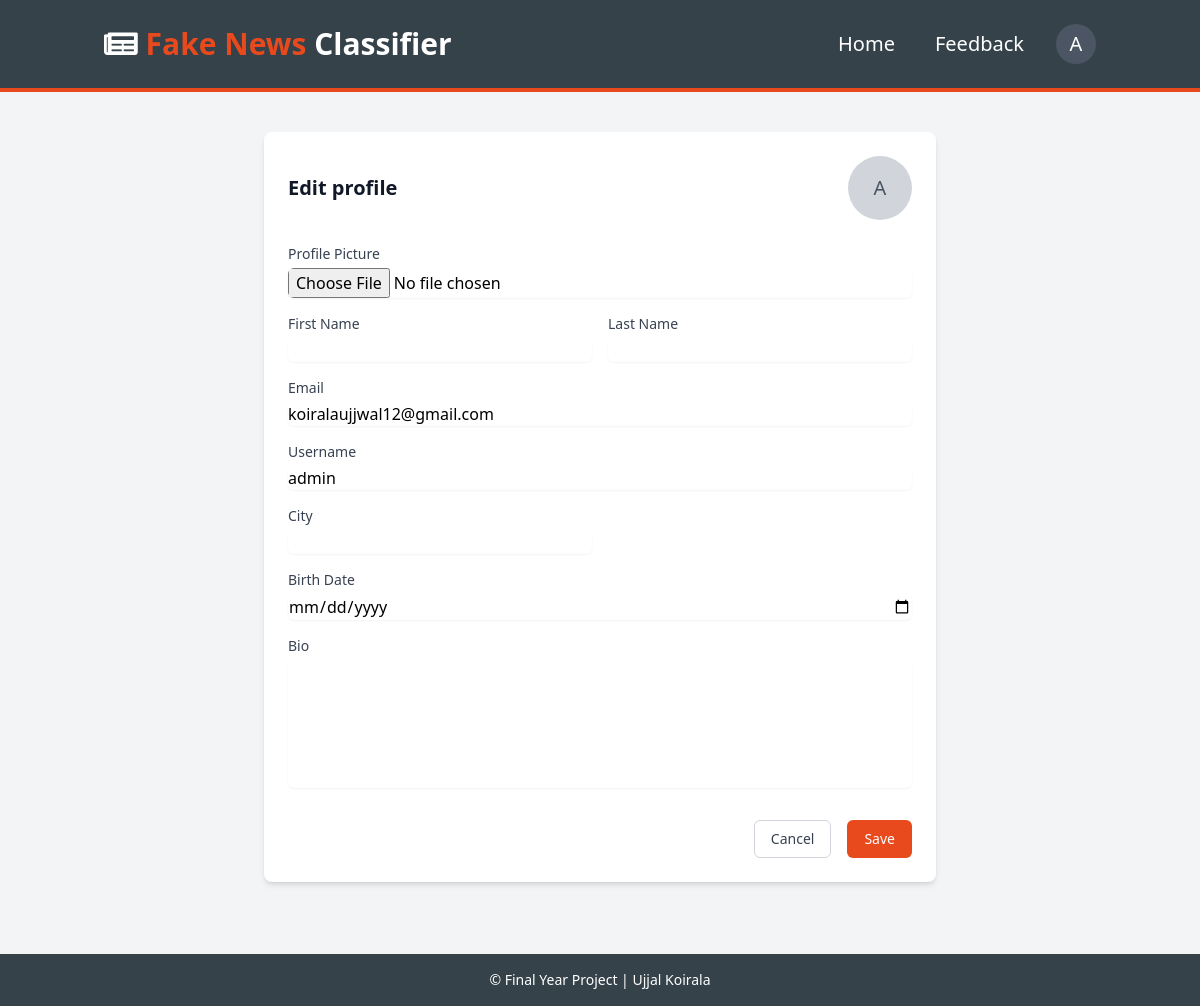
Before: /profile/edit/ (signed in) with the older database file.
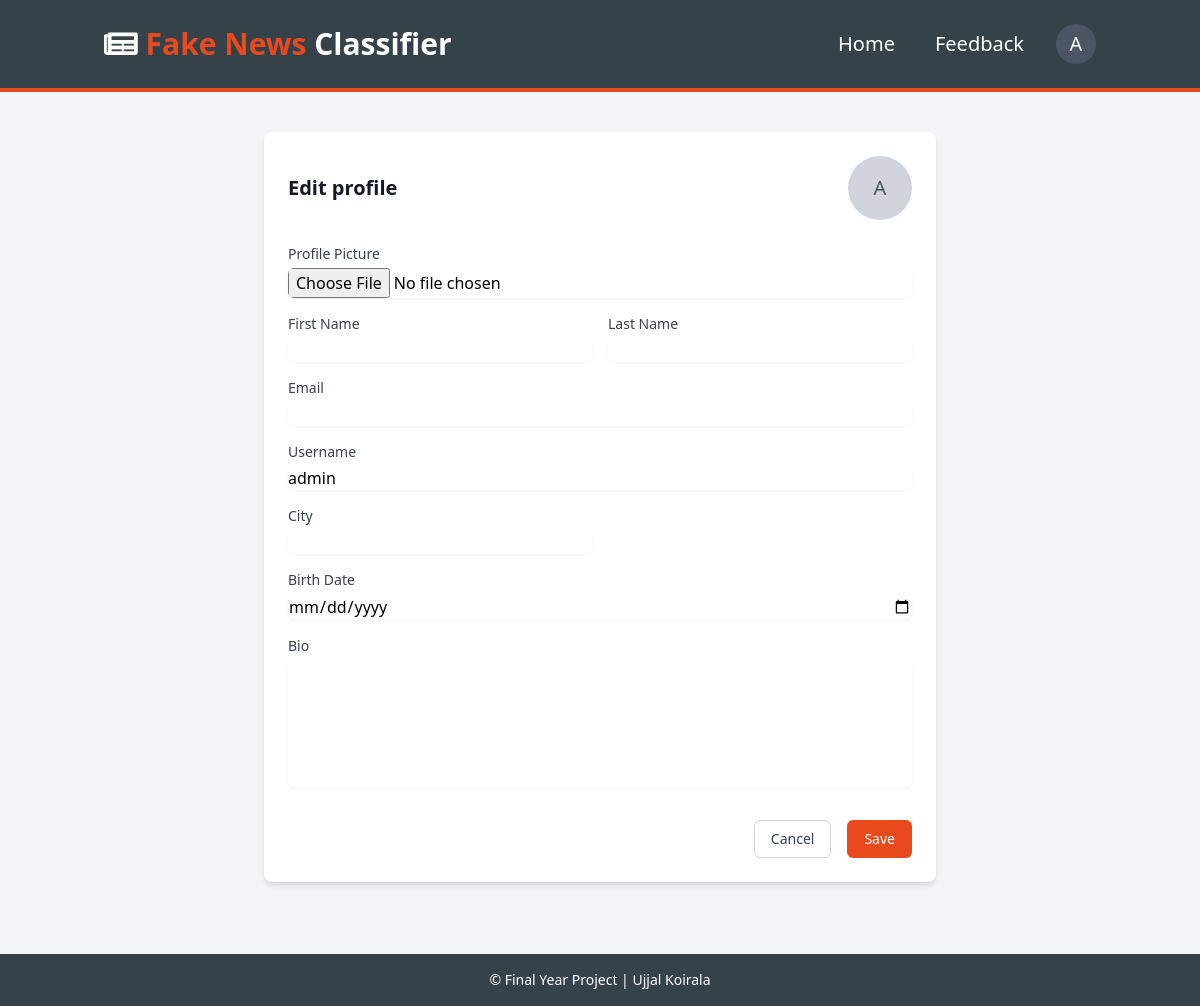
After: the same page with the newer database file.
### actounts_app/models.py (models this page shows, shortened)
class CustomUser(AbstractUser):
    bio = models.TextField(max_length=500, blank=True)
    location = models.CharField(max_length=30, blank=True)
    birth_date = models.DateField(null=True, blank=True)
    profile_picture = models.ImageField(upload_to='profile_pics/', null=True, blank=True)

### actounts_app/views.py (the view)
# urls.py: path('profile/edit/', views.edit_profile_view, name='edit_profile'),
@login_required
def edit_profile_view(request):
    if request.method == 'POST':
        form = CustomUserChangeForm(request.POST, request.FILES, instance=request.user)
        if form.is_valid():
            form.save()
            messages.success(request, 'Your profile has been updated.')
            return redirect('profile')
    else:
        form = CustomUserChangeForm(instance=request.user)
    return render(request, 'accounts/edit.html', {'form': form})

### actounts_app/forms.py
class CustomUserChangeForm(UserChangeForm):
    password = None
    class Meta:
        model = CustomUser
        fields = ('username', 'email', 'first_name', 'last_name', 'bio', 'location', 'birth_date', 'profile_picture')
        widgets = {
            'birth_date': forms.DateInput(attrs={'type': 'date'}),
        }

### actounts_app/templates/accounts/edit.html (shortened to what the changed rows need)
<!DOCTYPE html>
<html lang="en">
<head>
    <link rel="stylesheet" href="https://cdnjs.cloudflare.com/ajax/libs/font-awesome/5.15.3/css/all.min.css">
    <script src="https://cdn.tailwindcss.com"></script>
</head>
<body class="flex flex-col min-h-screen bg-gray-100 font-sans">
    <header class="bg-primary text-white py-6 border-b-4 border-secondary">
        <div class="container mx-auto px-4">
            <div class="flex flex-col sm:flex-row justify-between items-center">
                <div id="branding" class="mb-4 sm:mb-0">
                    <h1 class="text-3xl font-bold">
                        <i class="fas fa-newspaper"></i>
                        <span class="text-secondary">Fake News</span> Classifier
                    </h1>
                </div>
                <nav class="flex items-center space-x-6">
                    {% if user.is_authenticated %}
                        <div class="relative">
                            <button
                                onclick="toggleDropdown()"
                                class="flex items-center space-x-2 focus:outline-none"
                                aria-expanded="false"
                            >
                                <div class="w-10 h-10 rounded-full overflow-hidden bg-gray-300">
                                    {% if user.profile_picture %}
                                        <img
                                            src="{{ user.profile_picture.url }}"
                                            alt=""
                                            class="w-full h-full object-cover"
                                        >
                                    {% else %}
                                        <div class="w-full h-full flex items-center justify-center bg-gray-600 text-white text-xl">
                                            {{ user.username|make_list|first|upper }}
                                        </div>
                                    {% endif %}
                                </div>
                            </button>
                        </div>
                    {% endif %}
                </nav>
            </div>
        </div>
    </header>
    <main class="flex-grow container mx-auto px-4 py-10">
        <div class="max-w-2xl mx-auto">
            <div class="bg-white shadow-md rounded-lg overflow-hidden">
                <div class="p-6">
                    <div class="flex justify-between items-center mb-6">
                        <h2 class="text-xl font-semibold text-gray-900">Edit profile</h2>
                        <div class="w-16 h-16 rounded-full overflow-hidden bg-gray-200">
                            {% if user.profile_picture %}
                                <img
                                    src="{{ user.profile_picture.url }}"
                                    alt=""
                                    class="w-full h-full object-cover"
                                >
                            {% else %}
                                <div class="w-full h-full flex items-center justify-center bg-gray-300 text-gray-600 text-xl">
                                    {{ user.username|make_list|first|upper }}
                                </div>
                            {% endif %}
                        </div>
                    </div>
                    <form method="post" enctype="multipart/form-data" class="space-y-4">
                        <div class="mb-4">
                            <label class="block text-sm font-medium text-gray-700 mb-1">
                                Profile Picture
                            </label>
                            {{ form.profile_picture }}
                        </div>
                        <div class="grid grid-cols-2 gap-4">
                            <div>
                                <label for="{{ form.first_name.id_for_label }}" class="block text-sm font-medium text-gray-700 mb-1">
                                    First Name
                                </label>
                                {{ form.first_name }}
                            </div>
                            <div>
                                <label for="{{ form.last_name.id_for_label }}" class="block text-sm font-medium text-gray-700 mb-1">
                                    Last Name
                                </label>
                                {{ form.last_name }}
                            </div>
                        </div>
                        <div>
                            <label for="{{ form.email.id_for_label }}" class="block text-sm font-medium text-gray-700 mb-1">
                                Email
                            </label>
                            {{ form.email }}
                        </div>
                        <div>
                            <label for="{{ form.username.id_for_label }}" class="block text-sm font-medium text-gray-700 mb-1">
                                Username
                            </label>
                            {{ form.username }}
                        </div>
                        <div class="grid grid-cols-2 gap-4">
                            <div>
                                <label for="{{ form.location.id_for_label }}" class="block text-sm font-medium text-gray-700 mb-1">
                                    City
                                </label>
                                {{ form.location }}
                            </div>
                        </div>
                        <div>
                            <label for="{{ form.birth_date.id_for_label }}" class="block text-sm font-medium text-gray-700 mb-1">
                                Birth Date
                            </label>
                            {{ form.birth_date }}
                        </div>
                        <div>
                            <label for="{{ form.bio.id_for_label }}" class="block text-sm font-medium text-gray-700 mb-1">
                                Bio
                            </label>
                            {{ form.bio }}
                        </div>
                    </form>
                </div>
            </div>
        </div>
    </main>
</body>
</html>

Changed rows visible on the page:
changed CustomUser "admin": email "koiralaujjwal12@gmail.com" → (not shown)
